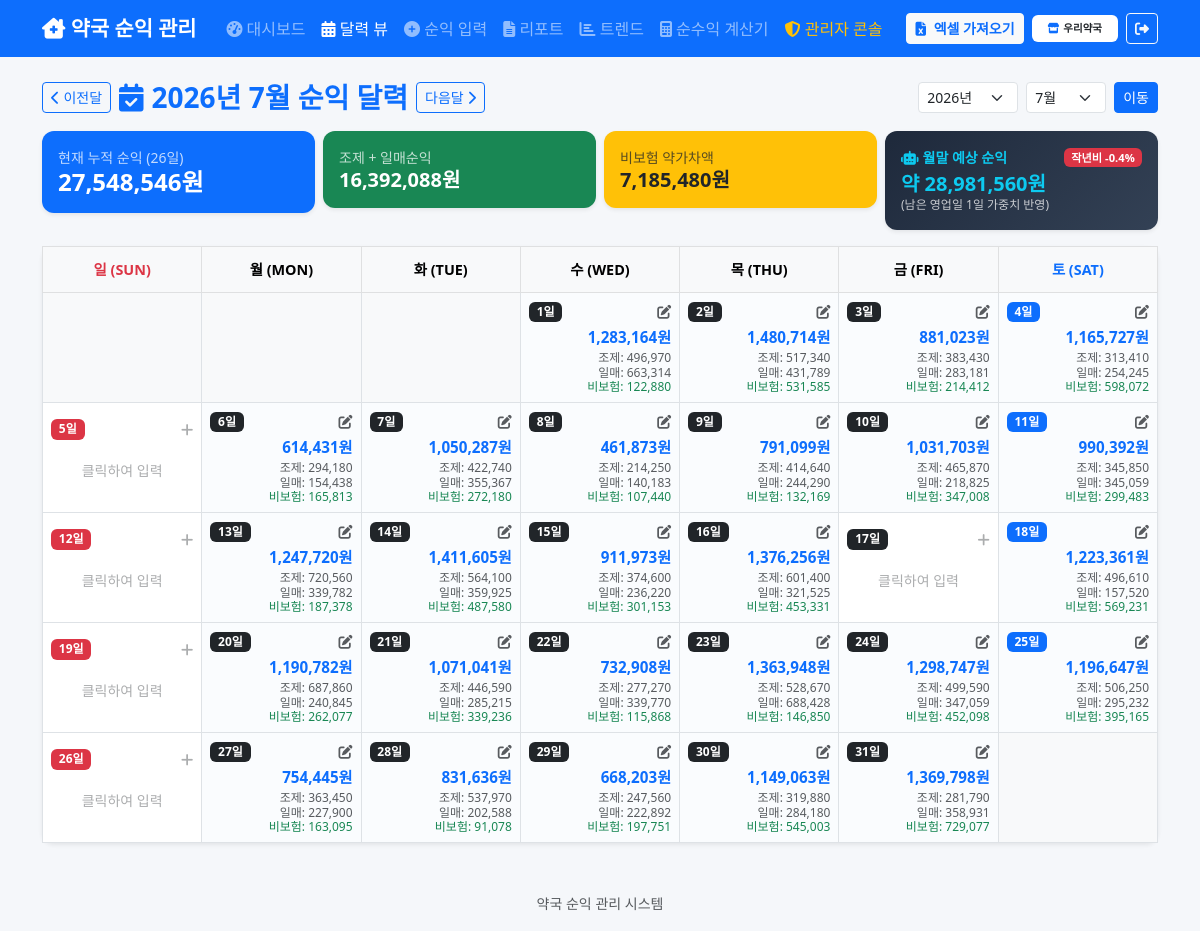
The page /calendar?year=2026&month=7 (signed in) on the database its author committed.
### tables this page shows
CREATE TABLE monthly_summary (
            id INTEGER PRIMARY KEY AUTOINCREMENT,
            year INTEGER NOT NULL,
            month INTEGER NOT NULL,
            dispensing_plus_daily_total INTEGER DEFAULT 0,
            non_insurance_total INTEGER DEFAULT 0,
            grand_total INTEGER DEFAULT 0,
            prev_month_diff INTEGER DEFAULT 0, user_id INTEGER DEFAULT 1,
            UNIQUE(year, month)
        );

CREATE TABLE daily_profit (
            id INTEGER PRIMARY KEY AUTOINCREMENT,
            date TEXT NOT NULL UNIQUE,
            day_of_week TEXT NOT NULL,
            dispensing_fee INTEGER DEFAULT 0,
            daily_net_profit INTEGER DEFAULT 0,
            dispensing_plus_daily INTEGER DEFAULT 0,
            non_insurance_margin INTEGER DEFAULT 0,
            total INTEGER DEFAULT 0,
            memo TEXT,
            created_at TEXT DEFAULT (datetime('now', 'localtime')),
            updated_at TEXT DEFAULT (datetime('now', 'localtime'))
        , user_id INTEGER DEFAULT 1);

### app.py (the view)
@app.route('/calendar')
@login_required
def calendar_view():
    user_id = session['user_id']
    conn = get_db()
    try:
        years_rows = conn.execute('SELECT DISTINCT year FROM monthly_summary WHERE user_id = ? AND grand_total > 0 ORDER BY year DESC', (user_id,)).fetchall()
        years = [r['year'] for r in years_rows]
        latest = get_latest_month_summary(user_id, conn)
        default_year = latest['year'] if latest['year'] > 0 else datetime.date.today().year
        default_month = latest['month'] if latest['month'] > 0 else datetime.date.today().month
        year = request.args.get('year', default_year, type=int)
        month = request.args.get('month', default_month, type=int)
        prev_year, prev_month = (year - 1, 12) if month == 1 else (year, month - 1)
        next_year, next_month = (year + 1, 1) if month == 12 else (year, month + 1)
        date_prefix = f"{year}-{month:02d}"
        rows = conn.execute('SELECT * FROM daily_profit WHERE user_id = ? AND date LIKE ?', (user_id, date_prefix + '%')).fetchall()
        profit_by_day = {}
        for r in rows:
            d_num = int(r['date'].split('-')[2])
            profit_by_day[d_num] = dict(r)
        calendar.setfirstweekday(calendar.SUNDAY)
        cal_weeks = calendar.monthcalendar(year, month)
        month_summary = conn.execute(
            'SELECT * FROM monthly_summary WHERE user_id = ? AND year = ? AND month = ?',
            (user_id, year, month)
        ).fetchone()
        total_days_worked = len(rows)
        avg_daily = int(month_summary['grand_total']) // total_days_worked if (month_summary and total_days_worked > 0) else 0
        forecast = get_month_forecast(conn, user_id, year, month, entered_rows=rows)
    finally:
        conn.close()
    return render_template(
        'calendar.html',
        year=year,
        month=month,
        years=years,
        prev_year=prev_year,
        prev_month=prev_month,
        next_year=next_year,
        next_month=next_month,
        cal_weeks=cal_weeks,
        profit_by_day=profit_by_day,
        month_summary=month_summary,
        total_days_worked=total_days_worked,
        avg_daily=avg_daily,
        forecast=forecast
    )

### app.py (called while the page is built)
def login_required(f):
    @wraps(f)
    def decorated_function(*args, **kwargs):
        if 'user_id' not in session:
            return redirect(url_for('login'))
        return f(*args, **kwargs)
    return decorated_function

### database.py (called while the page is built)
def get_database_url():
    url = os.environ.get('DATABASE_URL')
    if url and url.startswith('postgres://'):
        url = url.replace('postgres://', 'postgresql://', 1)
    return url

### templates/calendar.html (shortened to what this page needs)
{% extends 'base.html' %}
{% block content %}
<div class="d-flex flex-wrap justify-content-between align-items-center mb-3">
    <div class="d-flex align-items-center gap-2 mb-2 mb-md-0">
        <a href="/calendar?year={{ prev_year }}&month={{ prev_month }}" class="btn btn-outline-primary btn-sm">
            <i class="fas fa-chevron-left"></i> 이전달
        </a>
        <h3 class="fw-bold mb-0 text-primary">
            <i class="fas fa-calendar-check me-2"></i>{{ year }}년 {{ month }}월 순익 달력
        </h3>
        <a href="/calendar?year={{ next_year }}&month={{ next_month }}" class="btn btn-outline-primary btn-sm">
            다음달 <i class="fas fa-chevron-right"></i>
        </a>
    </div>
    <form method="GET" action="/calendar" class="d-flex gap-2 align-items-center">
        <select name="year" class="form-select form-select-sm" style="width: 100px;">
            {% for y in years %}
            <option value="{{ y }}" {% if y == year %}selected{% endif %}>{{ y }}년</option>
            {% endfor %}
        </select>
        <select name="month" class="form-select form-select-sm" style="width: 80px;">
            {% for m in range(1, 13) %}
            <option value="{{ m }}" {% if m == month %}selected{% endif %}>{{ m }}월</option>
            {% endfor %}
        </select>
        <button type="submit" class="btn btn-sm btn-primary">이동</button>
    </form>
</div>
<div class="row g-2 mb-3">
    <div class="col-6 col-md-3">
        <div class="card p-3 border-0 bg-primary text-white shadow-sm">
            <small class="opacity-75">현재 누적 순익 ({{ total_days_worked }}일)</small>
            <h4 class="fw-bold mb-0">{{ "{:,}".format((month_summary.grand_total or 0) if month_summary else 0) }}원</h4>
        </div>
    </div>
    <div class="col-6 col-md-3">
        <div class="card p-3 border-0 bg-success text-white shadow-sm">
            <small class="opacity-75">조제 + 일매순익</small>
            <h5 class="fw-bold mb-0">{{ "{:,}".format((month_summary.dispensing_plus_daily_total or 0) if month_summary else 0) }}원</h5>
        </div>
    </div>
    <div class="col-6 col-md-3">
        <div class="card p-3 border-0 bg-warning text-dark shadow-sm">
            <small class="opacity-75">비보험 약가차액</small>
            <h5 class="fw-bold mb-0">{{ "{:,}".format((month_summary.non_insurance_total or 0) if month_summary else 0) }}원</h5>
        </div>
    </div>
    <div class="col-6 col-md-3">
        <div class="card p-3 border-0 shadow-sm" style="background: linear-gradient(135deg, #1e293b, #334155); color: white;">
            <div class="d-flex justify-content-between align-items-center">
                <small class="text-info fw-bold"><i class="fas fa-robot me-1"></i>월말 예상 순익</small>
                <span class="badge {% if forecast.yoy_growth_pct >= 0 %}bg-success{% else %}bg-danger{% endif %} text-white" style="font-size: 0.7rem;">
                    작년비 {{ "{:+,}".format(forecast.yoy_growth_pct) }}%
                </span>
            </div>
            <h5 class="fw-bold mb-0 mt-1 text-info">약 {{ "{:,}".format(forecast.forecast_total) }}원</h5>
            <small class="opacity-75" style="font-size: 0.75rem;">(남은 영업일 {{ forecast.remaining_business_days }}일 가중치 반영)</small>
        </div>
    </div>
</div>
<div class="card border-0 shadow-sm mb-4">
    <div class="card-body p-0">
        <div class="table-responsive">
            <table class="table table-bordered mb-0 calendar-table text-center align-middle">
                <thead>
                    <tr class="table-light">
                        <th class="text-danger" style="width: 14.28%;">일 (SUN)</th>
                        <th style="width: 14.28%;">월 (MON)</th>
                        <th style="width: 14.28%;">화 (TUE)</th>
                        <th style="width: 14.28%;">수 (WED)</th>
                        <th style="width: 14.28%;">목 (THU)</th>
                        <th style="width: 14.28%;">금 (FRI)</th>
                        <th class="text-primary" style="width: 14.28%;">토 (SAT)</th>
                    </tr>
                </thead>
                <tbody>
                    {% for week in cal_weeks %}
                    <tr>
                        {% for day in week %}
                        {% set col_idx = loop.index0 %}
                        {% if day == 0 %}
                        <td class="bg-light calendar-empty-cell"></td>
                        {% else %}
                        {% set p = profit_by_day.get(day) %}
                        <td class="calendar-day-cell {% if p %}has-data{% endif %}"
                            data-date="{{ year }}-{{ '%02d' % month }}-{{ '%02d' % day }}"
                            data-dispensing="{{ p.dispensing_fee if p else 0 }}"
                            data-daily="{{ p.daily_net_profit if p else 0 }}"
                            data-non-insurance="{{ p.non_insurance_margin if p else 0 }}"
                            data-memo="{{ (p.memo if p and p.memo else '')|e }}">
                            <div class="d-flex justify-content-between align-items-center mb-1">
                                <span class="badge {% if col_idx == 0 %}bg-danger{% elif col_idx == 6 %}bg-primary{% else %}bg-dark{% endif %}">
                                    {{ day }}일
                                </span>
                                {% if p %}
                                <small class="text-muted"><i class="fas fa-edit text-muted"></i></small>
                                {% else %}
                                <small class="text-muted opacity-50"><i class="fas fa-plus"></i></small>
                                {% endif %}
                            </div>
                            {% if p %}
                            <div class="calendar-profit-info text-end">
                                <div class="profit-total fw-bold text-primary">{{ "{:,}".format(p.total) }}원</div>
                                <div class="profit-sub small text-muted">조제: {{ "{:,}".format(p.dispensing_fee) }}</div>
                                <div class="profit-sub small text-muted">일매: {{ "{:,}".format(p.daily_net_profit) }}</div>
                                <div class="profit-sub small text-success">비보험: {{ "{:,}".format(p.non_insurance_margin) }}</div>
                            </div>
                            {% else %}
                            <div class="py-3 text-muted small opacity-50">
                                클릭하여 입력
                            </div>
                            {% endif %}
                        </td>
                        {% endif %}
                        {% endfor %}
                    </tr>
                    {% endfor %}
                </tbody>
            </table>
        </div>
    </div>
</div>
{% endblock %}

### static/css/style.css (style rules this page uses)
:root { --primary: #0d6efd; --success: #198754; --info: #0dcaf0; --warning: #ffc107; --danger: #dc3545; }
body { background-color: #f5f7fa; font-family: 'Segoe UI', 'Malgun Gothic', sans-serif; }
.card { border: none; border-radius: 12px; box-shadow: 0 2px 12px rgba(0,0,0,0.08); }
.table th { font-weight: 600; font-size: 0.9rem; }
.table td { vertical-align: middle; }

### templates/calendar.html (style rules this page uses)
.calendar-table th { padding: 12px; font-weight: bold; }
.calendar-day-cell { height: 110px; padding: 8px !important; vertical-align: top; cursor: pointer; transition: background-color 0.2s; background-color: #ffffff; }
.calendar-day-cell.has-data { background-color: #fafcfe; }
.calendar-profit-info .profit-total { font-size: 0.95rem; margin-top: 4px; margin-bottom: 2px; }
.calendar-profit-info .profit-sub { font-size: 0.75rem; line-height: 1.2; }

### rows shown on the page
monthly_summary: grand_total "27,548,546", dispensing_plus_daily_total "16,392,088", non_insurance_total "7,185,480"
daily_profit: total "1,283,164", dispensing_fee "496,970", daily_net_profit "663,314", non_insurance_margin "122,880"
daily_profit: total "1,480,714", dispensing_fee "517,340", daily_net_profit "431,789", non_insurance_margin "531,585"
daily_profit: total "881,023", dispensing_fee "383,430", daily_net_profit "283,181", non_insurance_margin "214,412"
daily_profit: total "1,165,727", dispensing_fee "313,410", daily_net_profit "254,245", non_insurance_margin "598,072"
daily_profit: total "614,431", dispensing_fee "294,180", daily_net_profit "154,438", non_insurance_margin "165,813"
daily_profit: total "1,050,287", dispensing_fee "422,740", daily_net_profit "355,367", non_insurance_margin "272,180"
daily_profit: total "461,873", dispensing_fee "214,250", daily_net_profit "140,183", non_insurance_margin "107,440"
daily_profit: total "791,099", dispensing_fee "414,640", daily_net_profit "244,290", non_insurance_margin "132,169"
daily_profit: total "1,031,703", dispensing_fee "465,870", daily_net_profit "218,825", non_insurance_margin "347,008"
daily_profit: total "990,392", dispensing_fee "345,850", daily_net_profit "345,059", non_insurance_margin "299,483"
daily_profit: total "1,247,720", dispensing_fee "720,560", daily_net_profit "339,782", non_insurance_margin "187,378"
daily_profit: total "1,411,605", dispensing_fee "564,100", daily_net_profit "359,925", non_insurance_margin "487,580"
daily_profit: total "911,973", dispensing_fee "374,600", daily_net_profit "236,220", non_insurance_margin "301,153"
daily_profit: total "1,376,256", dispensing_fee "601,400", daily_net_profit "321,525", non_insurance_margin "453,331"
daily_profit: total "1,223,361", dispensing_fee "496,610", daily_net_profit "157,520", non_insurance_margin "569,231"
daily_profit: total "1,190,782", dispensing_fee "687,860", daily_net_profit "240,845", non_insurance_margin "262,077"
daily_profit: total "1,071,041", dispensing_fee "446,590", daily_net_profit "285,215", non_insurance_margin "339,236"
daily_profit: total "732,908", dispensing_fee "277,270", daily_net_profit "339,770", non_insurance_margin "115,868"
daily_profit: total "1,363,948", dispensing_fee "528,670", daily_net_profit "688,428", non_insurance_margin "146,850"
daily_profit: total "1,298,747", dispensing_fee "499,590", daily_net_profit "347,059", non_insurance_margin "452,098"
daily_profit: total "1,196,647", dispensing_fee "506,250", daily_net_profit "295,232", non_insurance_margin "395,165"
daily_profit: total "754,445", dispensing_fee "363,450", daily_net_profit "227,900", non_insurance_margin "163,095"
daily_profit: total "831,636", dispensing_fee "537,970", daily_net_profit "202,588", non_insurance_margin "91,078"
daily_profit: total "668,203", dispensing_fee "247,560", daily_net_profit "222,892", non_insurance_margin "197,751"
daily_profit: total "1,149,063", dispensing_fee "319,880", daily_net_profit "284,180", non_insurance_margin "545,003"
daily_profit: total "1,369,798", dispensing_fee "281,790", daily_net_profit "358,931", non_insurance_margin "729,077"

### other values the page prints
{{ session.get('pharmacy_name', '약국') }} "우리약국"
{{ year }} "2026"
{{ month }} "7"
{{ total_days_worked }} "26"
{{ "{:+,}".format(forecast.yoy_growth_pct) }} "-0.4"
{{ "{:,}".format(forecast.forecast_total) }} "28,981,560"
{{ forecast.remaining_business_days }} "1"
{{ day }} "1" "2" "3" "4" "5" "6" "7" "8" "9" "10" "11" "12" "13" "14" "15" "16" "17" "18" "19" "20" "21" "22" "23" "24" "25" "26" "27" "28" "29" "30" "31"
form field year "2026년"
form field month "7월"
